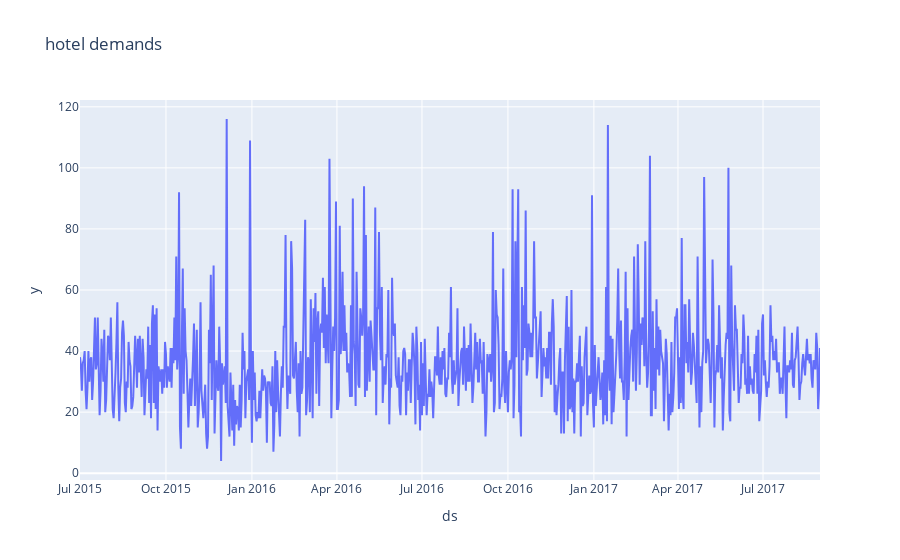

The cell this chart's notebook holds for it:
### Code cell
import plotly.express as px

fig = px.line(t_df, x="ds", y="y", title='hotel demands')
fig.show()

### Figure 1 — Plotly figure (JSON) as saved in the notebook; plotly's stock layout.template omitted (floating-point values rounded to 4 significant figures; data arrays with more than 128 entries replaced by an {"elided": "..."} marker saying what was removed)
{"data": [{"hovertemplate": "ds=%{x}<br>y=%{y}<extra></extra>", "legendgroup": "", "line": {"color": "#636efa", "dash": "solid"}, "marker": {"symbol": "circle"}, "mode": "lines", "name": "", "orientation": "v", "showlegend": false, "type": "scatter", "x": {"elided": "793 str values"}, "xaxis": "x", "y": {"elided": "793 int values"}, "yaxis": "y"}], "layout": {"legend": {"tracegroupgap": 0}, "title": {"text": "hotel demands"}, "xaxis": {"anchor": "y", "domain": [0, 1], "title": {"text": "ds"}}, "yaxis": {"anchor": "x", "domain": [0, 1], "title": {"text": "y"}}}}
